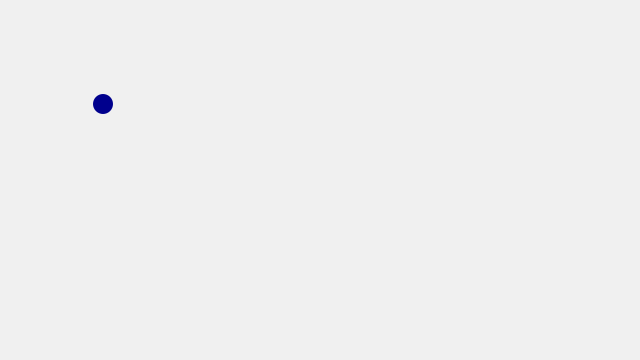
Frame 1 (no input)
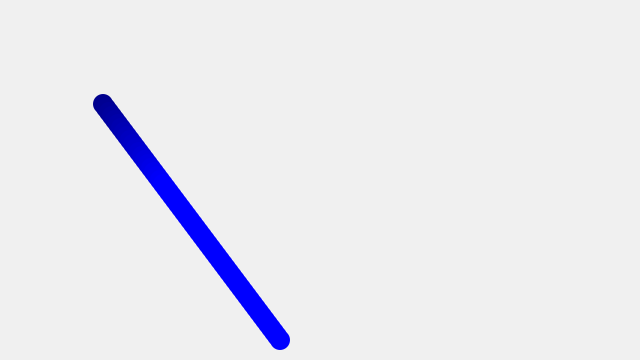
Frame 60 (the mouse pressed at the canvas centre just before this capture)
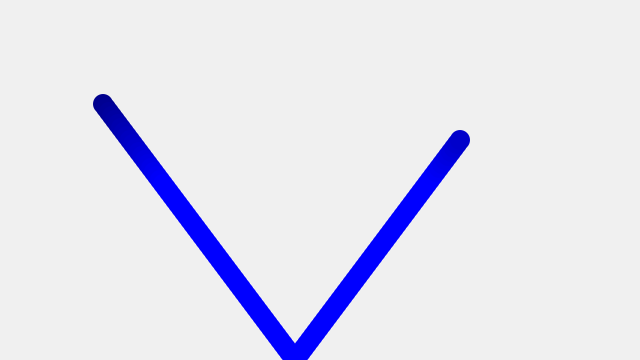
Frame 120 (the mouse held since frame 60 and released just before this capture)

The Processing sketch that drew these frames (run headless with seeded random() and noise(); from frame 60 on, the mouse is pressed at the canvas centre):

// Processing sketch: bouncingball
// ── bouncingball.pde
Ball ball;
void setup(){
  size(640,360);
  background(240);
  ball = new Ball();
}

void draw(){
  ball.draw();
}
class Ball{
  //float xpos;
  //float ypos;
  //float xspeed;
  //float yspeed;
  // REFACTORED VERSION WITH VECTORS;
  PVector location = new PVector(100,100);
  PVector velocity = new PVector(3, 4);
  float[] ballColor = {0.0,0.0,0.0};
  

  void defineColor(){
    float newBlue = map(location.y, 0, 255, 0, height);
    ballColor[2] = newBlue;
  }
  void draw(){
    defineColor();
    fill(ballColor[0],ballColor[1],ballColor[2]);
    noStroke();
    location.add(velocity);
    if(location.x >= width || location.x <=0){
      velocity.x = -velocity.x;
    }
    if(location.y >= height || location.y <=0){
      velocity.y = -velocity.y;
    }
    ellipse(location.x, location.y, 20,20);
    
  }
}

class PVector {
  float x;
  float y;
  
  PVector(float x_, float y_){
    x = x_;
    y = y_;
  }
  void add(PVector otherV){
    y += otherV.y;
    x += otherV.x;
  }
  
}
